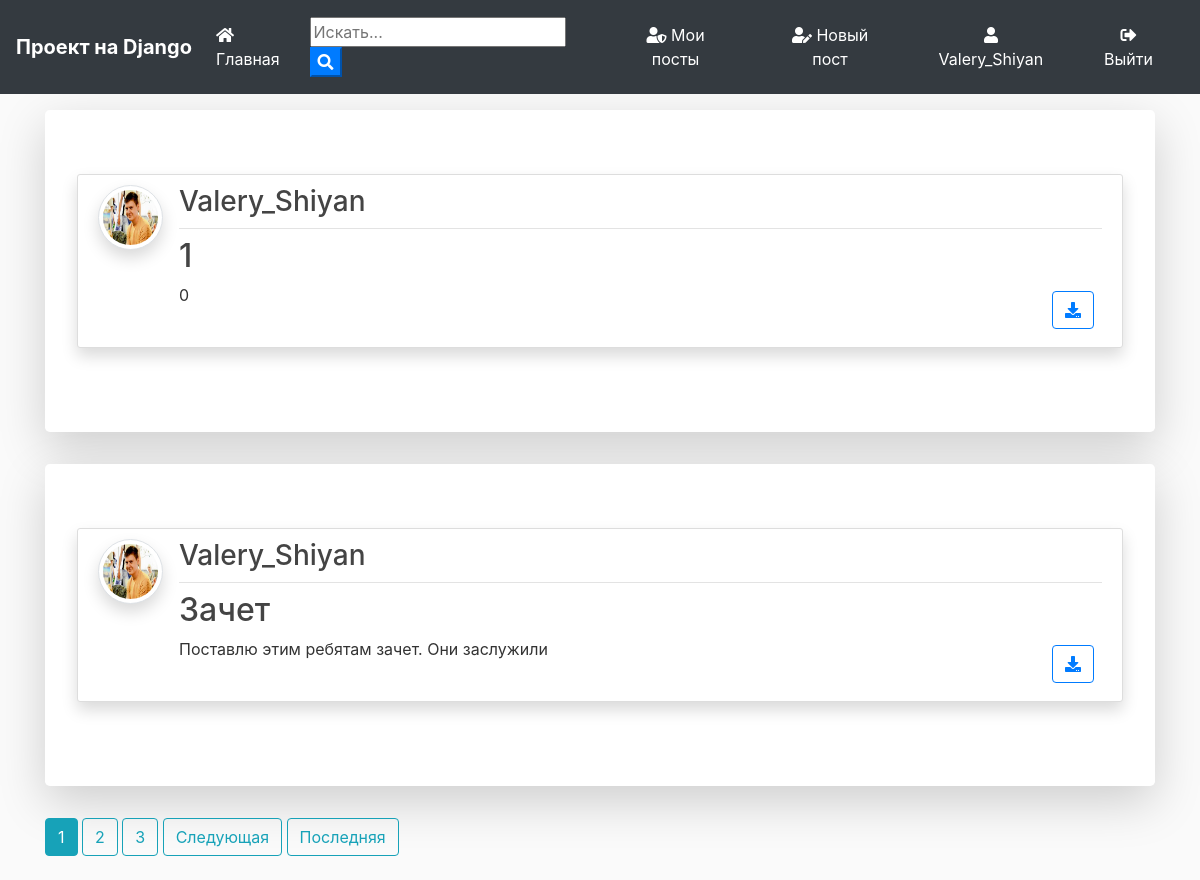
The page / (signed in) on the database its author committed.
### blog/models.py (models this page shows, shortened)
class Post(models.Model):
	title = models.CharField(max_length=100)
	file = models.FileField(null=True,blank=True,upload_to='Files')
	content = models.TextField()
	date_posted = models.DateTimeField(default=timezone.now)
	author = models.ForeignKey(User, on_delete=models.CASCADE)

### users/models.py (models this page shows, shortened)
class Profile(models.Model):
    user = models.OneToOneField(User, on_delete=models.CASCADE)
    image = models.ImageField(default='default.jpg', upload_to='profile_pics')

### blog/views.py (the view)
# urls.py: path('', PostListView.as_view(), name='blog-home'),
class PostListView(ListView):
    model = Post
    template_name = 'blog/home.html'  # <app>/<model>_<viewtype>.html
    context_object_name = 'posts'
    ordering = ['-date_posted']
    paginate_by = 2

### blog/templates/blog/home.html (shortened to what this page needs)
{% extends "blog/base.html" %}
{% block content %}
    {% for post in posts %}
      <div class="jumbotron mt-3 bg-white shadow-lg">
      <article class="media content-section shadow">
        <a href="{{ post.author.profile.image.url }} " target="_blank"> <img src="{{ post.author.profile.image.url }}  " alt="" class="article-img rounded-circle img-thumbnail img-fluid shadow">
        </a>
        <div class="media-body">
          <div class="article-metadata d-flex justify-content-between">
            <a class="mr-2 " href="{% url 'user-posts' post.author.username  %}"><h3>{{ post.author }}</h3></a>
          </div>
          <h2><a class="article-title text-justify " href="{% url 'post-detail' post.id %}">{{ post.title }}</a></h2>
          <div class="d-flex justify-content-between">
            <p class="article-content text-justify text-truncate overflow-hidden">{{ post.content }}</p>
            {% if post.file %}
          <div class="form-group mt-0 pt-0  m-2">
            <a class="btn btn-outline-primary  btn-d "  href="{{ post.file.url }}"  download type="submit"><i class="fas fa-download"></i></a>
          </div>
          {% endif %}
          </div>
        </div>
      </article>
      </div>
    {% endfor %}
    {% if is_paginated %}
      {% for num in page_obj.paginator.page_range %}
        {% if page_obj.number == num %}
          <a class="btn btn-info mb-4" href="?page={{ num }}">{{ num }}</a>
        {% elif num > page_obj.number|add:'-3' and num < page_obj.number|add:'3' %}
          <a class="btn btn-outline-info mb-4" href="?page={{ num }}">{{ num }}</a>
        {% endif %}
      {% endfor %}
      {% if page_obj.has_next %}
        <a class="btn btn-outline-info mb-4" href="?page={{ page_obj.next_page_number }}">Следующая</a>
        <a class="btn btn-outline-info mb-4" href="?page={{ page_obj.paginator.num_pages }}">Последняя</a>
      {% endif %}
    {% endif %}
{% endblock content %}

### blog/templates/blog/base.html (shortened to what this page needs)
{% load static %}
<!doctype html>
<html lang="en">
  <head>
    <link rel="stylesheet" href="https://stackpath.bootstrapcdn.com/bootstrap/4.3.1/css/bootstrap.min.css">
    <link rel="stylesheet" href="https://use.fontawesome.com/releases/v5.8.1/css/all.css" >
    <link rel="stylesheet" href="{% static 'blog/main.css' %}">
</head>
  <body>
        <nav class="navbar navbar-expand-lg navbar-dark bg-dark">
                <a class="navbar-brand font-weight-bold" href="{% url 'blog-home' %}">Проект на Django</a>
                <div class="collapse navbar-collapse" id="navbarSupportedContent">
                  <ul class="navbar-nav mr-auto">
                    <li class="nav-item active">
                      <a class="nav-link" href="{% url 'blog-home' %}"><i class="fas fa-home"></i> Главная <span class="sr-only">(current)</span></a>
                    </li>
                  </ul>
                  <form id="searchform" action="{% url 'search' %}" method="get">
                    <input type="text" name="q" type="text" value="{{ request.GET.q }}" placeholder="Искать..." />
                    <button type="button" onclick="searchform.submit()" class=" text-white my-color btn-primary"><i class="fa fa-search"></i></button>
                </form>
                    {% if user.is_authenticated %}
                    <a href="{% url 'user-posts' user %}" class="btn text-white m-2"><i class="fas fa-user-shield"></i> Мои посты</a>
                    <a href="{% url 'post-create' %} " class="btn text-white m-2"><i class="fas fa-user-edit"></i> Новый пост</a>
                    <a href="{% url 'profile' %} " class="btn text-white m-2"><i class="fas fa-user"></i> {{ user.username }}</a>
                    <a href="{% url 'logout' %} " class="btn text-white m-2"><i class="fas fa-sign-out-alt"></i> Выйти</a>
                    {% else %}
                    <a href="{% url 'login' %} " class="btn text-white m-2"><i class="fas fa-user-tie"></i> Войти</a>
                    <a href="{% url 'register' %} " class="btn text-white m-2"> <i class="fas fa-sign-in-alt"></i> Зарегистрироваться</a>
                    {% endif %}
                </div>
              </nav>
      <div class="container my-bg">
    {% block content %}
    {% endblock  %}
</div>
  </body>
</html>

### blog/static/blog/main.css (style rules this page uses)
body { background: #fafafa; color: #333333; margin-top: 0; }
h1, h2, h3, h4, h5, h6 { color: #444444; }
ul { margin: 0; }
.content-section { background: #ffffff; padding: 10px 20px; border: 1px solid #dddddd; border-radius: 3px; margin-bottom: 20px; }
.article-title { color: #444444; }
.article-content { white-space: pre-line; }
.article-img { height: 65px; width: 65px; margin-right: 16px; }
.article-metadata { padding-bottom: 1px; margin-bottom: 4px; border-bottom: 1px solid #e3e3e3 }

### rows shown on the page
Post: author.profile.image (placeholder picture), author "Valery_Shiyan", title "1", content "0"
Post: author.profile.image (placeholder picture), author "Valery_Shiyan", title "Зачет", content "Поставлю этим ребятам зачет. Они заслужили"

### other values the page prints
{{ user.username }} "Valery_Shiyan"
{{ num }} "1"
{{ num }} "2" "3"
